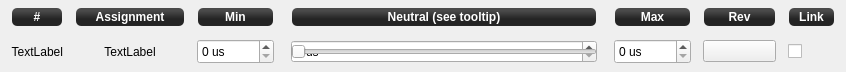
<?xml version="1.0" encoding="UTF-8"?>
<ui version="4.0">
 <class>OutputChannelForm</class>
 <widget class="QWidget" name="OutputChannelForm">
  <property name="geometry">
   <rect>
    <x>0</x>
    <y>0</y>
    <width>846</width>
    <height>72</height>
   </rect>
  </property>
  <property name="windowTitle">
   <string>Form</string>
  </property>
  <layout class="QGridLayout" name="gridLayout">
   <item row="1" column="4">
    <widget class="QSpinBox" name="actuatorNeutralValue">
     <property name="keyboardTracking">
      <bool>false</bool>
     </property>
     <property name="suffix">
      <string> us</string>
     </property>
     <property name="maximum">
      <number>65535</number>
     </property>
    </widget>
   </item>
   <property name="topMargin">
    <number>1</number>
   </property>
   <property name="bottomMargin">
    <number>1</number>
   </property>
   <property name="horizontalSpacing">
    <number>12</number>
   </property>
   <item row="1" column="1">
    <widget class="QLabel" name="actuatorName">
     <property name="sizePolicy">
      <sizepolicy hsizetype="Minimum" vsizetype="Preferred">
       <horstretch>0</horstretch>
       <verstretch>0</verstretch>
      </sizepolicy>
     </property>
     <property name="minimumSize">
      <size>
       <width>110</width>
       <height>25</height>
      </size>
     </property>
     <property name="text">
      <string>TextLabel</string>
     </property>
     <property name="alignment">
      <set>Qt::AlignCenter</set>
     </property>
    </widget>
   </item>
   <item row="1" column="7">
    <widget class="QPushButton" name="pb_reverseActuator">
     <property name="minimumSize">
      <size>
       <width>73</width>
       <height>0</height>
      </size>
     </property>
     <property name="text">
      <string/>
     </property>
     <property name="icon">
      <iconset resource="configgadget.qrc">
       <normaloff>:/configgadget/images/swap.svg</normaloff>:/configgadget/images/swap.svg</iconset>
     </property>
    </widget>
   </item>
   <item row="1" column="6">
    <widget class="QSpinBox" name="actuatorMax">
     <property name="minimumSize">
      <size>
       <width>0</width>
       <height>25</height>
      </size>
     </property>
     <property name="focusPolicy">
      <enum>Qt::StrongFocus</enum>
     </property>
     <property name="toolTip">
      <string>Maximum PWM value in microseconds, beware of not overdriving your servo.</string>
     </property>
     <property name="keyboardTracking">
      <bool>false</bool>
     </property>
     <property name="suffix">
      <string> us</string>
     </property>
     <property name="maximum">
      <number>65535</number>
     </property>
    </widget>
   </item>
   <item row="0" column="4">
    <widget class="QLabel" name="legend2">
     <property name="sizePolicy">
      <sizepolicy hsizetype="Expanding" vsizetype="Fixed">
       <horstretch>0</horstretch>
       <verstretch>0</verstretch>
      </sizepolicy>
     </property>
     <property name="minimumSize">
      <size>
       <width>0</width>
       <height>20</height>
      </size>
     </property>
     <property name="styleSheet">
      <string notr="true">background-color: qlineargradient(spread:reflect, x1:0.507, y1:0, x2:0.507, y2:0.772, stop:0.208955 rgba(74, 74, 74, 255), stop:0.78607 rgba(36, 36, 36, 255));
color: rgb(255, 255, 255);
border-radius: 5;
font:bold;
margin:1px;</string>
     </property>
     <property name="text">
      <string>Neutral (see tooltip)</string>
     </property>
     <property name="alignment">
      <set>Qt::AlignCenter</set>
     </property>
    </widget>
   </item>
   <item row="1" column="3">
    <spacer name="horizontalSpacer">
     <property name="orientation">
      <enum>Qt::Horizontal</enum>
     </property>
     <property name="sizeType">
      <enum>QSizePolicy::Minimum</enum>
     </property>
     <property name="sizeHint" stdset="0">
      <size>
       <width>5</width>
       <height>20</height>
      </size>
     </property>
    </spacer>
   </item>
   <item row="0" column="0">
    <widget class="QLabel" name="legend6">
     <property name="sizePolicy">
      <sizepolicy hsizetype="Minimum" vsizetype="Fixed">
       <horstretch>0</horstretch>
       <verstretch>0</verstretch>
      </sizepolicy>
     </property>
     <property name="minimumSize">
      <size>
       <width>0</width>
       <height>20</height>
      </size>
     </property>
     <property name="layoutDirection">
      <enum>Qt::LeftToRight</enum>
     </property>
     <property name="styleSheet">
      <string notr="true">background-color: qlineargradient(spread:reflect, x1:0.507, y1:0, x2:0.507, y2:0.772, stop:0.208955 rgba(74, 74, 74, 255), stop:0.78607 rgba(36, 36, 36, 255));
color: rgb(255, 255, 255);
border-radius: 5;
font:bold;
margin:1px;</string>
     </property>
     <property name="text">
      <string>#</string>
     </property>
     <property name="alignment">
      <set>Qt::AlignCenter</set>
     </property>
     <property name="margin">
      <number>0</number>
     </property>
    </widget>
   </item>
   <item row="1" column="8">
    <widget class="QCheckBox" name="actuatorLink">
     <property name="sizePolicy">
      <sizepolicy hsizetype="Fixed" vsizetype="Fixed">
       <horstretch>0</horstretch>
       <verstretch>0</verstretch>
      </sizepolicy>
     </property>
     <property name="minimumSize">
      <size>
       <width>47</width>
       <height>25</height>
      </size>
     </property>
     <property name="focusPolicy">
      <enum>Qt::StrongFocus</enum>
     </property>
     <property name="toolTip">
      <string>Output mode</string>
     </property>
    </widget>
   </item>
   <item row="0" column="2">
    <widget class="QLabel" name="legend1">
     <property name="sizePolicy">
      <sizepolicy hsizetype="Minimum" vsizetype="Fixed">
       <horstretch>0</horstretch>
       <verstretch>0</verstretch>
      </sizepolicy>
     </property>
     <property name="minimumSize">
      <size>
       <width>0</width>
       <height>20</height>
      </size>
     </property>
     <property name="styleSheet">
      <string notr="true">background-color: qlineargradient(spread:reflect, x1:0.507, y1:0, x2:0.507, y2:0.772, stop:0.208955 rgba(74, 74, 74, 255), stop:0.78607 rgba(36, 36, 36, 255));
color: rgb(255, 255, 255);
border-radius: 5;
font:bold;
margin:1px;</string>
     </property>
     <property name="text">
      <string>Min</string>
     </property>
     <property name="alignment">
      <set>Qt::AlignCenter</set>
     </property>
    </widget>
   </item>
   <item row="1" column="4">
    <widget class="TextBubbleSlider" name="actuatorNeutral">
     <property name="sizePolicy">
      <sizepolicy hsizetype="MinimumExpanding" vsizetype="Fixed">
       <horstretch>0</horstretch>
       <verstretch>0</verstretch>
      </sizepolicy>
     </property>
     <property name="minimumSize">
      <size>
       <width>0</width>
       <height>25</height>
      </size>
     </property>
     <property name="focusPolicy">
      <enum>Qt::StrongFocus</enum>
     </property>
     <property name="toolTip">
      <string>&lt;!DOCTYPE HTML PUBLIC &quot;-//W3C//DTD HTML 4.0//EN&quot; &quot;http://www.w3.org/TR/REC-html40/strict.dtd&quot;&gt;
&lt;html&gt;&lt;head&gt;&lt;meta name=&quot;qrichtext&quot; content=&quot;1&quot; /&gt;&lt;style type=&quot;text/css&quot;&gt;
p, li { white-space: pre-wrap; }
&lt;/style&gt;&lt;/head&gt;&lt;body style=&quot; font-family:'Lucida Grande'; font-size:13pt; font-weight:400; font-style:normal;&quot;&gt;
&lt;p style=&quot; margin-top:0px; margin-bottom:0px; margin-left:0px; margin-right:0px; -qt-block-indent:0; text-indent:0px;&quot;&gt;Set output value neutral point. &lt;/p&gt;
&lt;p style=&quot; margin-top:0px; margin-bottom:0px; margin-left:0px; margin-right:0px; -qt-block-indent:0; text-indent:0px;&quot;&gt;Output values below this point are scaled from -1 to 0. &lt;/p&gt;
&lt;p style=&quot; margin-top:0px; margin-bottom:0px; margin-left:0px; margin-right:0px; -qt-block-indent:0; text-indent:0px;&quot;&gt;Output values above this point are scaled from 0 to +1.&lt;/p&gt;
&lt;p style=&quot;-qt-paragraph-type:empty; margin-top:0px; margin-bottom:0px; margin-left:0px; margin-right:0px; -qt-block-indent:0; text-indent:0px;&quot;&gt;&lt;/p&gt;
&lt;p style=&quot; margin-top:0px; margin-bottom:0px; margin-left:0px; margin-right:0px; -qt-block-indent:0; text-indent:0px;&quot;&gt;For &lt;span style=&quot; font-weight:600;&quot;&gt;motor control&lt;/span&gt;, the neutral point should be the &lt;span style=&quot; font-weight:600;&quot;&gt;slowest speed&lt;/span&gt; at which the motor still runs&lt;/p&gt;
&lt;p style=&quot; margin-top:0px; margin-bottom:0px; margin-left:0px; margin-right:0px; -qt-block-indent:0; text-indent:0px;&quot;&gt;For &lt;span style=&quot; font-weight:600;&quot;&gt;servo control&lt;/span&gt;, the neutral point should be the &lt;span style=&quot; font-weight:600;&quot;&gt;midpoint&lt;/span&gt; of the servo travel.&lt;/p&gt;&lt;/body&gt;&lt;/html&gt;</string>
     </property>
     <property name="maximum">
      <number>9999</number>
     </property>
     <property name="orientation">
      <enum>Qt::Horizontal</enum>
     </property>
    </widget>
   </item>
   <item row="1" column="5">
    <spacer name="horizontalSpacer_2">
     <property name="orientation">
      <enum>Qt::Horizontal</enum>
     </property>
     <property name="sizeType">
      <enum>QSizePolicy::Minimum</enum>
     </property>
     <property name="sizeHint" stdset="0">
      <size>
       <width>5</width>
       <height>20</height>
      </size>
     </property>
    </spacer>
   </item>
   <item row="1" column="2">
    <widget class="QSpinBox" name="actuatorMin">
     <property name="minimumSize">
      <size>
       <width>0</width>
       <height>25</height>
      </size>
     </property>
     <property name="focusPolicy">
      <enum>Qt::StrongFocus</enum>
     </property>
     <property name="toolTip">
      <string>Minimum PWM value in microseconds, beware of not overdriving your servo.</string>
     </property>
     <property name="suffix">
      <string> us</string>
     </property>
     <property name="maximum">
      <number>65535</number>
     </property>
    </widget>
   </item>
   <item row="1" column="0">
    <widget class="QLabel" name="actuatorNumber">
     <property name="sizePolicy">
      <sizepolicy hsizetype="Minimum" vsizetype="Preferred">
       <horstretch>0</horstretch>
       <verstretch>0</verstretch>
      </sizepolicy>
     </property>
     <property name="minimumSize">
      <size>
       <width>20</width>
       <height>25</height>
      </size>
     </property>
     <property name="toolTip">
      <string>Channel Number</string>
     </property>
     <property name="layoutDirection">
      <enum>Qt::LeftToRight</enum>
     </property>
     <property name="text">
      <string>TextLabel</string>
     </property>
     <property name="alignment">
      <set>Qt::AlignRight|Qt::AlignTrailing|Qt::AlignVCenter</set>
     </property>
    </widget>
   </item>
   <item row="0" column="1">
    <widget class="QLabel" name="legend0">
     <property name="sizePolicy">
      <sizepolicy hsizetype="Minimum" vsizetype="Fixed">
       <horstretch>0</horstretch>
       <verstretch>0</verstretch>
      </sizepolicy>
     </property>
     <property name="minimumSize">
      <size>
       <width>0</width>
       <height>20</height>
      </size>
     </property>
     <property name="styleSheet">
      <string notr="true">background-color: qlineargradient(spread:reflect, x1:0.507, y1:0, x2:0.507, y2:0.772, stop:0.208955 rgba(74, 74, 74, 255), stop:0.78607 rgba(36, 36, 36, 255));
color: rgb(255, 255, 255);
border-radius: 5;
font:bold;
margin:1px;</string>
     </property>
     <property name="text">
      <string>Assignment</string>
     </property>
     <property name="alignment">
      <set>Qt::AlignCenter</set>
     </property>
    </widget>
   </item>
   <item row="0" column="6">
    <widget class="QLabel" name="legend3">
     <property name="sizePolicy">
      <sizepolicy hsizetype="Minimum" vsizetype="Fixed">
       <horstretch>0</horstretch>
       <verstretch>0</verstretch>
      </sizepolicy>
     </property>
     <property name="minimumSize">
      <size>
       <width>0</width>
       <height>20</height>
      </size>
     </property>
     <property name="styleSheet">
      <string notr="true">background-color: qlineargradient(spread:reflect, x1:0.507, y1:0, x2:0.507, y2:0.772, stop:0.208955 rgba(74, 74, 74, 255), stop:0.78607 rgba(36, 36, 36, 255));
color: rgb(255, 255, 255);
border-radius: 5;
font:bold;
margin:1px;</string>
     </property>
     <property name="text">
      <string>Max</string>
     </property>
     <property name="alignment">
      <set>Qt::AlignCenter</set>
     </property>
    </widget>
   </item>
   <item row="0" column="7">
    <widget class="QLabel" name="legend3_2">
     <property name="sizePolicy">
      <sizepolicy hsizetype="Minimum" vsizetype="Fixed">
       <horstretch>0</horstretch>
       <verstretch>0</verstretch>
      </sizepolicy>
     </property>
     <property name="minimumSize">
      <size>
       <width>0</width>
       <height>20</height>
      </size>
     </property>
     <property name="styleSheet">
      <string notr="true">background-color: qlineargradient(spread:reflect, x1:0.507, y1:0, x2:0.507, y2:0.772, stop:0.208955 rgba(74, 74, 74, 255), stop:0.78607 rgba(36, 36, 36, 255));
color: rgb(255, 255, 255);
border-radius: 5;
font:bold;
margin:1px;</string>
     </property>
     <property name="text">
      <string>Rev</string>
     </property>
     <property name="alignment">
      <set>Qt::AlignCenter</set>
     </property>
     <property name="margin">
      <number>0</number>
     </property>
    </widget>
   </item>
   <item row="0" column="8">
    <widget class="QLabel" name="legend5">
     <property name="sizePolicy">
      <sizepolicy hsizetype="Minimum" vsizetype="Fixed">
       <horstretch>0</horstretch>
       <verstretch>0</verstretch>
      </sizepolicy>
     </property>
     <property name="minimumSize">
      <size>
       <width>0</width>
       <height>20</height>
      </size>
     </property>
     <property name="styleSheet">
      <string notr="true">background-color: qlineargradient(spread:reflect, x1:0.507, y1:0, x2:0.507, y2:0.772, stop:0.208955 rgba(74, 74, 74, 255), stop:0.78607 rgba(36, 36, 36, 255));
color: rgb(255, 255, 255);
border-radius: 5;
font:bold;
margin:1px;</string>
     </property>
     <property name="text">
      <string>Link</string>
     </property>
     <property name="alignment">
      <set>Qt::AlignCenter</set>
     </property>
    </widget>
   </item>
  </layout>
 </widget>
 <customwidgets>
  <customwidget>
   <class>TextBubbleSlider</class>
   <extends>QSlider</extends>
   <header>textbubbleslider.h</header>
  </customwidget>
 </customwidgets>
 <tabstops>
  <tabstop>actuatorMin</tabstop>
  <tabstop>actuatorNeutral</tabstop>
  <tabstop>actuatorMax</tabstop>
  <tabstop>pb_reverseActuator</tabstop>
  <tabstop>actuatorLink</tabstop>
 </tabstops>
 <resources>
  <include location="configgadget.qrc"/>
 </resources>
 <connections/>
</ui>
